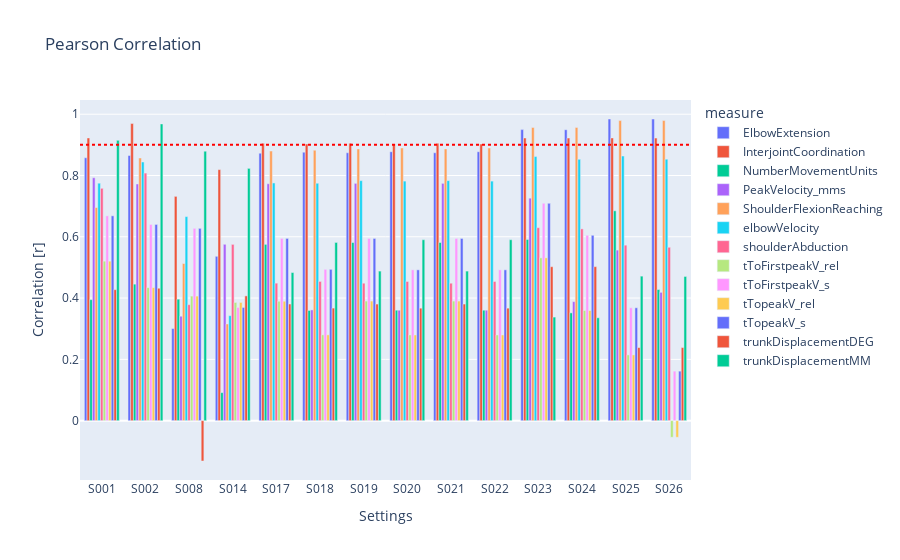

The cell this chart's notebook holds for it:
### Code cell
fig = px.bar(df_plot[df_plot['id_s'].isin(id_s_reduced)], x='id_s', y='correlation', color='measure', title=f'Pearson Correlation', labels={'correlation': 'Pearson Correlation', 'id_s': 'Subject ID'},
             template = 'plotly', barmode="group")

fig.add_hline(y=0.9, line_dash='dot', line_color='red', name = 'minimum correlation')

fig.update_layout(title= f'Pearson Correlation',
          xaxis_title=f'Settings',
          yaxis_title=f'Correlation [r]',
          )

fig.show()

os.makedirs(os.path.join(dir_plots_cat, '03_correlation'), exist_ok=True)

path = os.path.join(dir_plots_cat, '03_correlation', f'pearson_corr_reduced.html')
fig.write_html(path)

path = os.path.join(dir_plots_cat, '03_correlation', f'pearson_corr_reduced.png')
fig.write_image(path)

### Figure 1 — Plotly figure (JSON) as saved in the notebook; plotly's stock layout.template omitted (floating-point values rounded to 4 significant figures)
{"data": [{"alignmentgroup": "True", "hovertemplate": "measure=ElbowExtension<br>Subject ID=%{x}<br>Pearson Correlation=%{y}<extra></extra>", "legendgroup": "ElbowExtension", "marker": {"color": "#636efa", "pattern": {"shape": ""}}, "name": "ElbowExtension", "offsetgroup": "ElbowExtension", "orientation": "v", "showlegend": true, "textposition": "auto", "x": ["S001", "S002", "S008", "S014", "S017", "S018", "S019", "S020", "S021", "S022", "S023", "S024", "S025", "S026"], "xaxis": "x", "y": [0.8579, 0.8652, 0.3007, 0.5363, 0.8729, 0.8763, 0.8742, 0.8776, 0.8742, 0.8776, 0.9497, 0.9494, 0.9844, 0.9843], "yaxis": "y", "type": "bar"}, {"alignmentgroup": "True", "hovertemplate": "measure=InterjointCoordination<br>Subject ID=%{x}<br>Pearson Correlation=%{y}<extra></extra>", "legendgroup": "InterjointCoordination", "marker": {"color": "#EF553B", "pattern": {"shape": ""}}, "name": "InterjointCoordination", "offsetgroup": "InterjointCoordination", "orientation": "v", "showlegend": true, "textposition": "auto", "x": ["S001", "S002", "S008", "S014", "S017", "S018", "S019", "S020", "S021", "S022", "S023", "S024", "S025", "S026"], "xaxis": "x", "y": [0.9225, 0.9696, 0.7319, 0.8192, 0.9055, 0.9027, 0.9054, 0.9026, 0.9054, 0.9026, 0.9224, 0.9221, 0.9226, 0.922], "yaxis": "y", "type": "bar"}, {"alignmentgroup": "True", "hovertemplate": "measure=NumberMovementUnits<br>Subject ID=%{x}<br>Pearson Correlation=%{y}<extra></extra>", "legendgroup": "NumberMovementUnits", "marker": {"color": "#00cc96", "pattern": {"shape": ""}}, "name": "NumberMovementUnits", "offsetgroup": "NumberMovementUnits", "orientation": "v", "showlegend": true, "textposition": "auto", "x": ["S001", "S002", "S008", "S014", "S017", "S018", "S019", "S020", "S021", "S022", "S023", "S024", "S025", "S026"], "xaxis": "x", "y": [0.3949, 0.4455, 0.3964, 0.09145, 0.5753, 0.3596, 0.5814, 0.3604, 0.5814, 0.3604, 0.5912, 0.3517, 0.6848, 0.4279], "yaxis": "y", "type": "bar"}, {"alignmentgroup": "True", "hovertemplate": "measure=PeakVelocity_mms<br>Subject ID=%{x}<br>Pearson Correlation=%{y}<extra></extra>", "legendgroup": "PeakVelocity_mms", "marker": {"color": "#ab63fa", "pattern": {"shape": ""}}, "name": "PeakVelocity_mms", "offsetgroup": "PeakVelocity_mms", "orientation": "v", "showlegend": true, "textposition": "auto", "x": ["S001", "S002", "S008", "S014", "S017", "S018", "S019", "S020", "S021", "S022", "S023", "S024", "S025", "S026"], "xaxis": "x", "y": [0.7926, 0.7723, 0.3408, 0.5755, 0.7731, 0.3614, 0.7744, 0.3604, 0.7744, 0.3604, 0.726, 0.3884, 0.5565, 0.4187], "yaxis": "y", "type": "bar"}, {"alignmentgroup": "True", "hovertemplate": "measure=ShoulderFlexionReaching<br>Subject ID=%{x}<br>Pearson Correlation=%{y}<extra></extra>", "legendgroup": "ShoulderFlexionReaching", "marker": {"color": "#FFA15A", "pattern": {"shape": ""}}, "name": "ShoulderFlexionReaching", "offsetgroup": "ShoulderFlexionReaching", "orientation": "v", "showlegend": true, "textposition": "auto", "x": ["S001", "S002", "S008", "S014", "S017", "S018", "S019", "S020", "S021", "S022", "S023", "S024", "S025", "S026"], "xaxis": "x", "y": [0.6954, 0.8571, 0.5128, 0.3154, 0.8797, 0.8826, 0.8869, 0.8897, 0.8869, 0.8897, 0.957, 0.957, 0.9792, 0.9793], "yaxis": "y", "type": "bar"}, {"alignmentgroup": "True", "hovertemplate": "measure=elbowVelocity<br>Subject ID=%{x}<br>Pearson Correlation=%{y}<extra></extra>", "legendgroup": "elbowVelocity", "marker": {"color": "#19d3f3", "pattern": {"shape": ""}}, "name": "elbowVelocity", "offsetgroup": "elbowVelocity", "orientation": "v", "showlegend": true, "textposition": "auto", "x": ["S001", "S002", "S008", "S014", "S017", "S018", "S019", "S020", "S021", "S022", "S023", "S024", "S025", "S026"], "xaxis": "x", "y": [0.7749, 0.8441, 0.6659, 0.3426, 0.7757, 0.7747, 0.7832, 0.7817, 0.7832, 0.7817, 0.8618, 0.8527, 0.8635, 0.8534], "yaxis": "y", "type": "bar"}, {"alignmentgroup": "True", "hovertemplate": "measure=shoulderAbduction<br>Subject ID=%{x}<br>Pearson Correlation=%{y}<extra></extra>", "legendgroup": "shoulderAbduction", "marker": {"color": "#FF6692", "pattern": {"shape": ""}}, "name": "shoulderAbduction", "offsetgroup": "shoulderAbduction", "orientation": "v", "showlegend": true, "textposition": "auto", "x": ["S001", "S002", "S008", "S014", "S017", "S018", "S019", "S020", "S021", "S022", "S023", "S024", "S025", "S026"], "xaxis": "x", "y": [0.7582, 0.8079, 0.3784, 0.5752, 0.4487, 0.4543, 0.4485, 0.4541, 0.4485, 0.4541, 0.6297, 0.6258, 0.5726, 0.5658], "yaxis": "y", "type": "bar"}, {"alignmentgroup": "True", "hovertemplate": "measure=tToFirstpeakV_rel<br>Subject ID=%{x}<br>Pearson Correlation=%{y}<extra></extra>", "legendgroup": "tToFirstpeakV_rel", "marker": {"color": "#B6E880", "pattern": {"shape": ""}}, "name": "tToFirstpeakV_rel", "offsetgroup": "tToFirstpeakV_rel", "orientation": "v", "showlegend": true, "textposition": "auto", "x": ["S001", "S002", "S008", "S014", "S017", "S018", "S019", "S020", "S021", "S022", "S023", "S024", "S025", "S026"], "xaxis": "x", "y": [0.5204, 0.4341, 0.4065, 0.3857, 0.3896, 0.28, 0.3902, 0.2796, 0.3902, 0.2796, 0.5313, 0.3594, 0.2146, -0.05428], "yaxis": "y", "type": "bar"}, {"alignmentgroup": "True", "hovertemplate": "measure=tToFirstpeakV_s<br>Subject ID=%{x}<br>Pearson Correlation=%{y}<extra></extra>", "legendgroup": "tToFirstpeakV_s", "marker": {"color": "#FF97FF", "pattern": {"shape": ""}}, "name": "tToFirstpeakV_s", "offsetgroup": "tToFirstpeakV_s", "orientation": "v", "showlegend": true, "textposition": "auto", "x": ["S001", "S002", "S008", "S014", "S017", "S018", "S019", "S020", "S021", "S022", "S023", "S024", "S025", "S026"], "xaxis": "x", "y": [0.6684, 0.6403, 0.6275, 0.3694, 0.5947, 0.4938, 0.5946, 0.4922, 0.5946, 0.4922, 0.7094, 0.6049, 0.3683, 0.1616], "yaxis": "y", "type": "bar"}, {"alignmentgroup": "True", "hovertemplate": "measure=tTopeakV_rel<br>Subject ID=%{x}<br>Pearson Correlation=%{y}<extra></extra>", "legendgroup": "tTopeakV_rel", "marker": {"color": "#FECB52", "pattern": {"shape": ""}}, "name": "tTopeakV_rel", "offsetgroup": "tTopeakV_rel", "orientation": "v", "showlegend": true, "textposition": "auto", "x": ["S001", "S002", "S008", "S014", "S017", "S018", "S019", "S020", "S021", "S022", "S023", "S024", "S025", "S026"], "xaxis": "x", "y": [0.5204, 0.4341, 0.4065, 0.3857, 0.3896, 0.28, 0.3902, 0.2796, 0.3902, 0.2796, 0.5313, 0.3594, 0.2146, -0.05428], "yaxis": "y", "type": "bar"}, {"alignmentgroup": "True", "hovertemplate": "measure=tTopeakV_s<br>Subject ID=%{x}<br>Pearson Correlation=%{y}<extra></extra>", "legendgroup": "tTopeakV_s", "marker": {"color": "#636efa", "pattern": {"shape": ""}}, "name": "tTopeakV_s", "offsetgroup": "tTopeakV_s", "orientation": "v", "showlegend": true, "textposition": "auto", "x": ["S001", "S002", "S008", "S014", "S017", "S018", "S019", "S020", "S021", "S022", "S023", "S024", "S025", "S026"], "xaxis": "x", "y": [0.6684, 0.6403, 0.6275, 0.3694, 0.5947, 0.4938, 0.5946, 0.4922, 0.5946, 0.4922, 0.7094, 0.6049, 0.3683, 0.1616], "yaxis": "y", "type": "bar"}, {"alignmentgroup": "True", "hovertemplate": "measure=trunkDisplacementDEG<br>Subject ID=%{x}<br>Pearson Correlation=%{y}<extra></extra>", "legendgroup": "trunkDisplacementDEG", "marker": {"color": "#EF553B", "pattern": {"shape": ""}}, "name": "trunkDisplacementDEG", "offsetgroup": "trunkDisplacementDEG", "orientation": "v", "showlegend": true, "textposition": "auto", "x": ["S001", "S002", "S008", "S014", "S017", "S018", "S019", "S020", "S021", "S022", "S023", "S024", "S025", "S026"], "xaxis": "x", "y": [0.4274, 0.4321, -0.1317, 0.4071, 0.3806, 0.3673, 0.3805, 0.3671, 0.3805, 0.3671, 0.5024, 0.5025, 0.2384, 0.2386], "yaxis": "y", "type": "bar"}, {"alignmentgroup": "True", "hovertemplate": "measure=trunkDisplacementMM<br>Subject ID=%{x}<br>Pearson Correlation=%{y}<extra></extra>", "legendgroup": "trunkDisplacementMM", "marker": {"color": "#00cc96", "pattern": {"shape": ""}}, "name": "trunkDisplacementMM", "offsetgroup": "trunkDisplacementMM", "orientation": "v", "showlegend": true, "textposition": "auto", "x": ["S001", "S002", "S008", "S014", "S017", "S018", "S019", "S020", "S021", "S022", "S023", "S024", "S025", "S026"], "xaxis": "x", "y": [0.9147, 0.9683, 0.8794, 0.8233, 0.4833, 0.5815, 0.4881, 0.5904, 0.4881, 0.5904, 0.338, 0.3357, 0.4716, 0.4706], "yaxis": "y", "type": "bar"}], "layout": {"xaxis": {"anchor": "y", "domain": [0.0, 1.0], "title": {"text": "Settings"}}, "yaxis": {"anchor": "x", "domain": [0.0, 1.0], "title": {"text": "Correlation [r]"}}, "legend": {"title": {"text": "measure"}, "tracegroupgap": 0}, "title": {"text": "Pearson Correlation"}, "barmode": "group", "shapes": [{"line": {"color": "red", "dash": "dot"}, "name": "minimum correlation", "type": "line", "x0": 0, "x1": 1, "xref": "x domain", "y0": 0.9, "y1": 0.9, "yref": "y"}]}}
